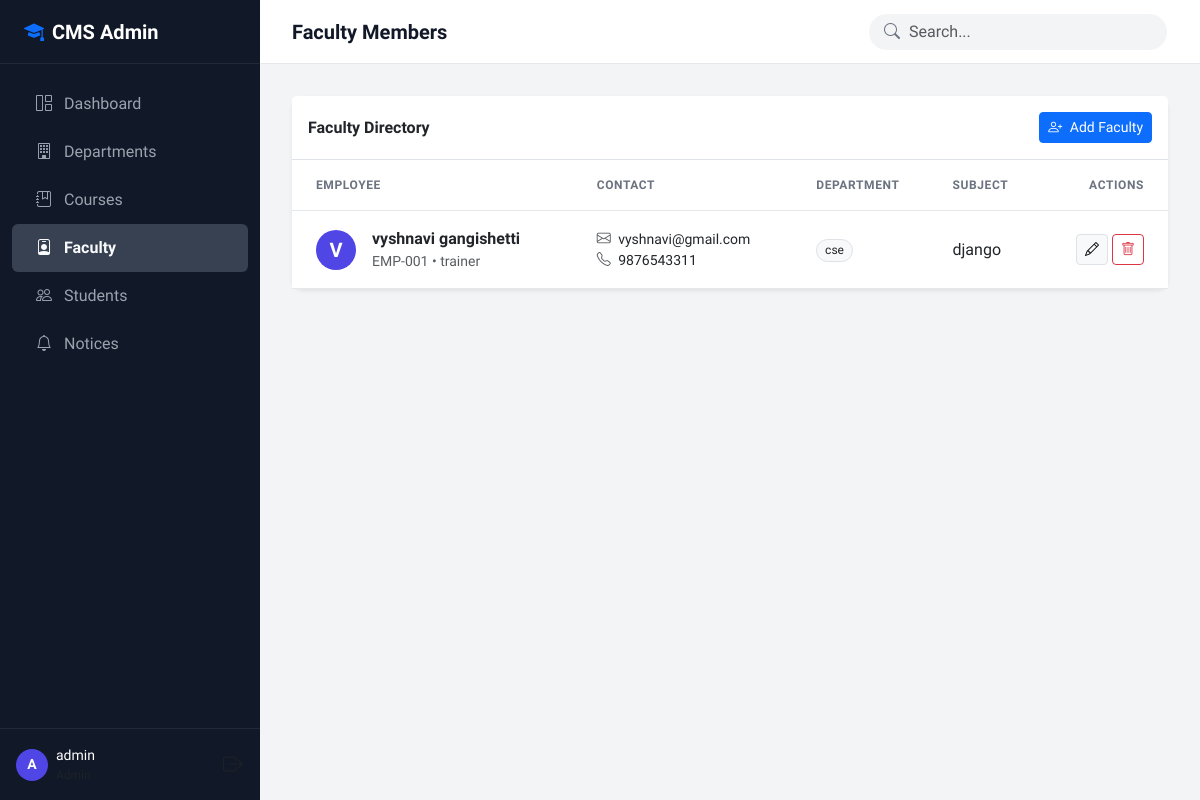
The page /faculty/ (signed in) on the database its author committed.
### app1/models.py (models this page shows, shortened)
class Faculty(models.Model):
    name = models.CharField(max_length=100)
    employee_id = models.CharField(max_length=20, unique=True)
    email = models.EmailField(unique=True)
    phone = models.CharField(max_length=15)
    department = models.ForeignKey(Department, on_delete=models.CASCADE, related_name='faculty')
    designation = models.CharField(max_length=50)
    subject = models.CharField(max_length=100)
    joining_date = models.DateField()
    photo = models.ImageField(upload_to='faculty_photos/', blank=True, null=True)

class Department(models.Model):
    name = models.CharField(max_length=100)
    code = models.CharField(max_length=20, unique=True, default='')
    description = models.TextField(blank=True, null=True)

### app1/views.py (the view)
# urls.py: path('faculty/', views.FacultyListView.as_view(), name='faculty_list'),
class FacultyListView(BaseListView):
    model = Faculty
    template_name = 'faculty/list.html'
    context_object_name = 'faculties'
    def get_queryset(self):
        query = self.request.GET.get('q')
        qs = Faculty.objects.select_related('department')
        if query:
            qs = qs.filter(Q(name__icontains=query) | Q(employee_id__icontains=query))
        return qs

### templates/faculty/list.html (shortened to what this page needs)
{% extends 'base.html' %}
{% block page_title %}Faculty Members{% endblock %}
{% block content %}
<div class="card shadow-sm border-0">
    <div class="card-header bg-white border-bottom py-3 d-flex justify-content-between align-items-center">
        <h6 class="mb-0 fw-bold">Faculty Directory</h6>
        <a href="{% url 'faculty_add' %}" class="btn btn-primary btn-sm fw-medium">
            <i class="bi bi-person-plus me-1"></i> Add Faculty
        </a>
    </div>
    <div class="card-body p-0">
        <div class="table-responsive">
            <table class="table table-hover align-middle mb-0">
                <thead class="bg-light">
                    <tr>
                        <th class="ps-4">Employee</th>
                        <th>Contact</th>
                        <th>Department</th>
                        <th>Subject</th>
                        <th class="text-end pe-4">Actions</th>
                    </tr>
                </thead>
                <tbody>
                    {% for faculty in faculties %}
                    <tr>
                        <td class="ps-4">
                            <div class="d-flex align-items-center">
                                {% if faculty.photo %}
                                    <img src="{{ faculty.photo.url }}" class="avatar-initials me-3" style="object-fit: cover;">
                                {% else %}
                                    <div class="avatar-initials me-3 fs-5">{{ faculty.name|make_list|first|upper }}</div>
                                {% endif %}
                                <div>
                                    <div class="fw-bold">{{ faculty.name }}</div>
                                    <div class="text-muted small">{{ faculty.employee_id }} • {{ faculty.designation }}</div>
                                </div>
                            </div>
                        </td>
                        <td>
                            <div class="small"><i class="bi bi-envelope text-muted me-1"></i> {{ faculty.email }}</div>
                            <div class="small"><i class="bi bi-telephone text-muted me-1"></i> {{ faculty.phone }}</div>
                        </td>
                        <td><span class="badge bg-light text-dark border">{{ faculty.department.code }}</span></td>
                        <td>{{ faculty.subject }}</td>
                        <td class="text-end pe-4">
                            <a href="{% url 'faculty_edit' faculty.pk %}" class="btn btn-sm btn-light border" title="Edit">
                                <i class="bi bi-pencil"></i>
                            </a>
                            <a href="{% url 'faculty_delete' faculty.pk %}" class="btn btn-sm btn-outline-danger" title="Delete">
                                <i class="bi bi-trash"></i>
                            </a>
                        </td>
                    </tr>
                    {% endfor %}
                </tbody>
            </table>
        </div>
    </div>
</div>
{% endblock %}

### templates/base.html (shortened to what this page needs)
<!DOCTYPE html>
<html lang="en">
<head>
    <link href="https://cdn.jsdelivr.net/npm/bootstrap@5.3.0/dist/css/bootstrap.min.css" rel="stylesheet">
    <link rel="stylesheet" href="https://cdn.jsdelivr.net/npm/bootstrap-icons@1.11.1/font/bootstrap-icons.css">
</head>
<body>
    {% if user.is_authenticated %}
    <div id="sidebar">
        <div class="sidebar-brand">
            <i class="bi bi-mortarboard-fill me-2 text-primary"></i> CMS Admin
        </div>
        <div class="nav flex-column py-3 flex-grow-1">
            <a href="{% url 'dashboard' %}" class="nav-link {% if request.resolver_match.url_name == 'dashboard' %}active{% endif %}">
                <i class="bi bi-grid-1x2"></i> Dashboard
            </a>
            <a href="{% url 'department_list' %}" class="nav-link {% if 'department' in request.resolver_match.url_name %}active{% endif %}">
                <i class="bi bi-building"></i> Departments
            </a>
            <a href="{% url 'course_list' %}" class="nav-link {% if 'course' in request.resolver_match.url_name %}active{% endif %}">
                <i class="bi bi-journal-bookmark"></i> Courses
            </a>
            <a href="{% url 'faculty_list' %}" class="nav-link {% if 'faculty' in request.resolver_match.url_name %}active{% endif %}">
                <i class="bi bi-person-badge"></i> Faculty
            </a>
            <a href="{% url 'student_list' %}" class="nav-link {% if 'student' in request.resolver_match.url_name %}active{% endif %}">
                <i class="bi bi-people"></i> Students
            </a>
            <a href="{% url 'notice_list' %}" class="nav-link {% if 'notice' in request.resolver_match.url_name %}active{% endif %}">
                <i class="bi bi-bell"></i> Notices
            </a>
        </div>
        <div class="sidebar-footer">
            <div class="user-info">
                <div class="user-avatar">
                    {{ user.username|make_list|first|upper }}
                </div>
                <div class="d-flex flex-column">
                    <span class="text-white fw-medium small">{{ user.username }}</span>
                    <span class="small text-muted" style="font-size: 0.75rem;">Admin</span>
                </div>
            </div>
            <form action="{% url 'logout' %}" method="post" class="m-0">
                <button type="submit" class="btn btn-link text-muted p-0" title="Logout">
                    <i class="bi bi-box-arrow-right fs-5"></i>
                </button>
            </form>
        </div>
    </div>
    {% endif %}
    <div id="main-wrapper" {% if not user.is_authenticated %}style="margin-left: 0;"{% endif %}>
        {% if user.is_authenticated %}
        <header id="topbar">
            <div class="d-flex align-items-center">
                <h1 class="page-title">{% block page_title %}Dashboard{% endblock %}</h1>
            </div>
            <div class="search-box d-none d-md-block">
                <i class="bi bi-search search-icon"></i>
                <form action="" method="get">
                    <input type="text" name="q" class="form-control" placeholder="Search..." value="{{ request.GET.q }}">
                </form>
            </div>
        </header>
        {% endif %}
        <main id="content">
            {% block content %}{% endblock %}
        </main>
    </div>
</body>
</html>

### templates/base.html (style rules this page uses)
:root { --primary-color: #4F46E5; --primary-hover: #4338CA; --sidebar-bg: #111827; --sidebar-hover: #1F2937; --sidebar-active: #374151; --sidebar-text: #9CA3AF; --sidebar-text-active: #F9FAFB; --bg-color: #F3F4F6; --card-bg: #FFFFFF; --text-main: #111827; --text-muted: #6B7280; --border-color: #E5E7EB; --font-main: 'Plus Jakarta Sans', sans-serif; --font-mono: 'Space Mono', monospace; --sidebar-width: 260px; --topbar-height: 64px; }
body { font-family: var(--font-main); background-color: var(--bg-color); color: var(--text-main); overflow-x: hidden; }
#sidebar { width: var(--sidebar-width); height: 100vh; position: fixed; left: 0; top: 0; background-color: var(--sidebar-bg); color: var(--sidebar-text); z-index: 1000; display: flex; flex-direction: column; transition: all 0.3s; }
.sidebar-brand { height: var(--topbar-height); display: flex; align-items: center; padding: 0 1.5rem; color: white; font-weight: 700; font-size: 1.25rem; border-bottom: 1px solid var(--sidebar-hover); }
.nav-link { color: var(--sidebar-text); padding: 0.75rem 1.5rem; display: flex; align-items: center; gap: 0.75rem; transition: all 0.2s; border-radius: 0.375rem; margin: 0 0.75rem; }
.nav-link.active { color: var(--sidebar-text-active); background-color: var(--sidebar-active); font-weight: 600; }
.sidebar-footer { margin-top: auto; padding: 1rem; border-top: 1px solid var(--sidebar-hover); display: flex; align-items: center; justify-content: space-between; }
.user-info { display: flex; align-items: center; gap: 0.5rem; }
.user-avatar { width: 32px; height: 32px; background-color: var(--primary-color); color: white; border-radius: 50%; display: flex; align-items: center; justify-content: center; font-weight: 600; font-size: 0.875rem; }
#main-wrapper { margin-left: var(--sidebar-width); min-height: 100vh; display: flex; flex-direction: column; transition: all 0.3s; }
#topbar { height: var(--topbar-height); background-color: var(--card-bg); border-bottom: 1px solid var(--border-color); display: flex; align-items: center; justify-content: space-between; padding: 0 2rem; position: sticky; top: 0; z-index: 999; }
.page-title { margin: 0; font-size: 1.25rem; font-weight: 600; }
.search-box { position: relative; width: 300px; }
.search-box input { padding-left: 2.5rem; border-radius: 2rem; background-color: var(--bg-color); border: 1px solid transparent; }
.search-icon { position: absolute; left: 1rem; top: 50%; transform: translateY(-50%); color: var(--text-muted); }
#content { padding: 2rem; flex-grow: 1; }
.card { border: none; border-radius: 0.75rem; box-shadow: 0 1px 3px rgba(0,0,0,0.1); }
.table > :not(caption) > * > * { padding: 1rem; border-bottom-color: var(--border-color); }
.table th { font-weight: 600; color: var(--text-muted); text-transform: uppercase; font-size: 0.75rem; letter-spacing: 0.05em; }
.avatar-initials { width: 40px; height: 40px; border-radius: 50%; background-color: var(--primary-color); color: white; display: flex; align-items: center; justify-content: center; font-weight: 600; }
.badge { padding: 0.35em 0.65em; font-weight: 500; border-radius: 1rem; }

### rows shown on the page
Faculty: name|make_list "V", name "vyshnavi gangishetti", employee_id "EMP-001", designation "trainer", email "vyshnavi@gmail.com", phone "9876543311", department.code "cse", subject "django"

### other values the page prints
{{ user.username|make_list|first|upper }} "A"
{{ user.username }} "admin"
